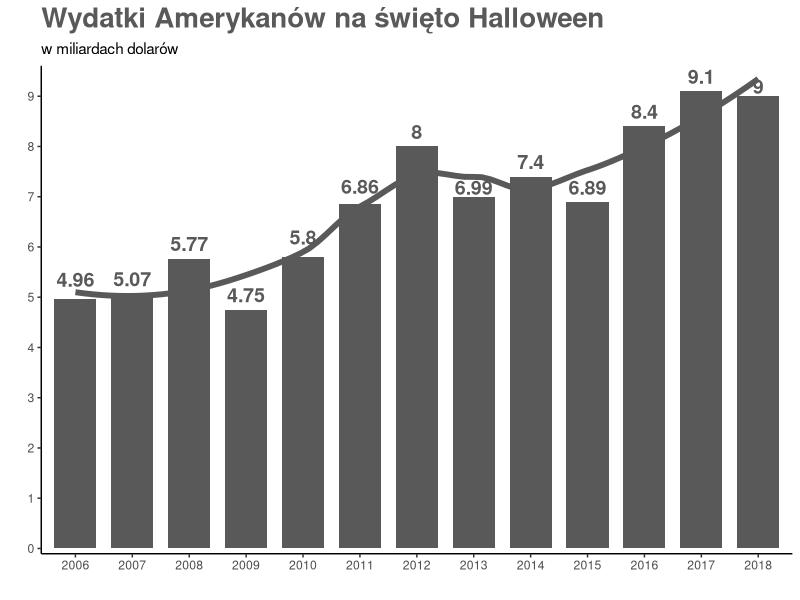
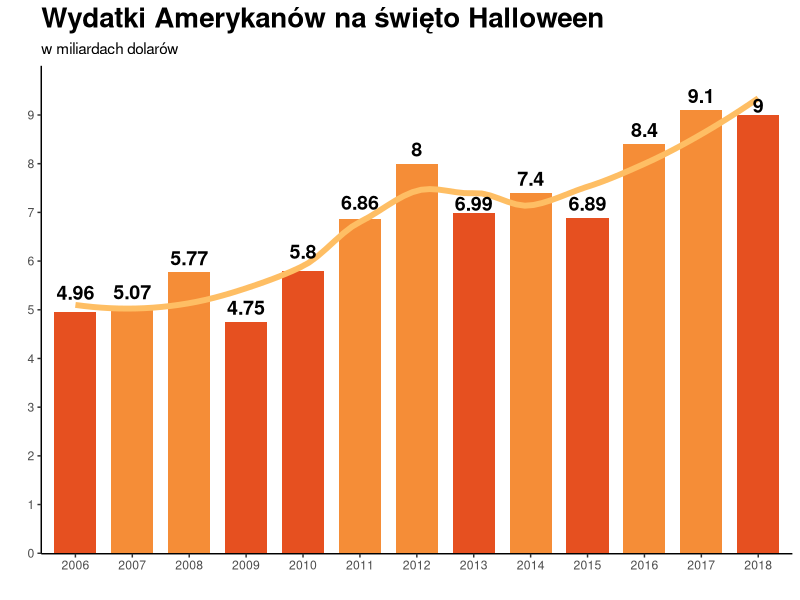

The R source for these figures, in order:
## ---- chunk 1
knitr::opts_chunk$set(echo = TRUE)
## ---- chunk 2
library(ggplot2)
library(data.table)

halloween <- as.data.table(cbind(
  2006:2018,
  c(4.96, 5.07, 5.77, 4.75, 5.8, 6.86, 8, 6.99, 7.4, 6.89, 8.4, 9.1, 9)
))
colnames(halloween) <- c("year", "exp")

### Wykres bez kolorów
ggplot(data = halloween, aes(x = year, y = as.numeric(exp))) +
  geom_col(width = 0.74) +
  theme_classic() + 
  geom_smooth(method = 'loess', se = FALSE, size = 2, color = "gray35") +
  geom_text(aes(label = exp, y = as.numeric(exp) + 0.3 + c(0.1, 0, 0, 0, 0.1, 0.05, 0, - 0.1, 0, 0, 0, 0, - 0.1)), 
            fontface = 'bold', size = 5, color = 'gray35') + 
  scale_x_continuous(limits = c(2005.4, 2018.6), breaks = 2006:2018,
                     expand = c(0, 0)) +
  scale_y_continuous(limits = c(0, 9.5), breaks = 0:9,
                     expand = c(0.01, 0.01)) +
  labs(title = "Wydatki Amerykanów na święto Halloween", subtitle = "w miliardach dolarów",
       x = '', y = '') +
  theme(plot.title = element_text(size = 20, face = "bold", color = 'gray35'))
## ---- chunk 3
smooth_vals <- as.numeric(predict(loess(exp ~ year, data = as.data.frame(halloween))))
smooth_cols <- ifelse(halloween$exp < smooth_vals, '#e65020', '#f58d37')

ggplot(data = halloween, aes(x = year, y = as.numeric(exp))) + 
  geom_col(width = 0.74, fill = smooth_cols) +
  geom_smooth(method = 'loess', se = FALSE, size = 2, color = '#febe64') +
  geom_text(aes(label = exp, y = as.numeric(exp) + 0.3 + c(0.1, 0, 0, 0, 0.1, 0.05, 0, - 0.1, 0, 0, 0, 0, - 0.1)), 
            fontface = 'bold', size = 5, color = 'black') + 
  scale_x_continuous(limits = c(2005.4, 2018.6), breaks = 2006:2018,
                     expand = c(0, 0)) +
  scale_y_continuous(limits = c(0, 10), breaks = 0:9,
                     expand = c(0, 0.01)) +
  labs(title = "Wydatki Amerykanów na święto Halloween", subtitle = "w miliardach dolarów",
       x = '', y = '') +
  theme_classic() + 
  theme(plot.title = element_text(size = 20, face = "bold"))
